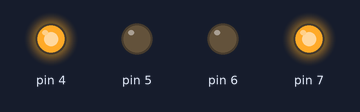
A sketch run on a simulated Arduino Uno, built with avr-gcc and run on an emulated ATmega328P. Parts: output pins drawn as LEDs (lit = HIGH).

Above: at 0.2 s.
At 3.2 s:
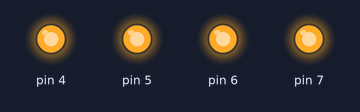
At 5.02 s:
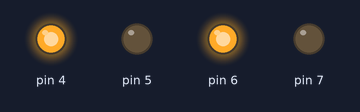
At 7.2 s:
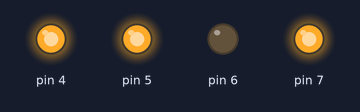
At 9.2 s:
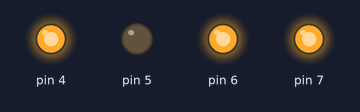
At 17.7 s:
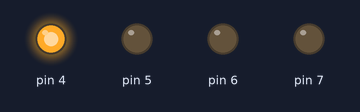
Timing chart, 0 to 18.4 s (numbered marks = the images above):
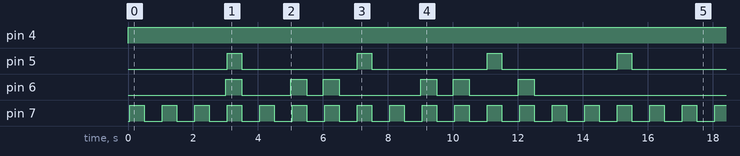

The sketch:

funcionamiento_74hc595_arduino1.ino
```cpp
// C++ code
//
void setup()
{
  for(int i=4;i<8;i++){
  	pinMode(i, OUTPUT);
  }
}
int binario[16]={0,0,0,1,0,1,1,0,0,1,1,0,1,0,0,0};
void loop()
{
  digitalWrite(4, LOW);
  digitalWrite(4, HIGH);
  digitalWrite(5, LOW);
  for(int i=0;i<16;i++){//debe recorrer todo el arreglo

    digitalWrite(5, LOW);
    if(binario[i]==1) digitalWrite(6, HIGH);
    else digitalWrite(6, LOW);
    delay(50);
    digitalWrite(7, HIGH);
    if((i+1)%4==0) digitalWrite(5, HIGH);//debe ser multiplo de la particion

    delay(450);
    digitalWrite(7, LOW);
    digitalWrite(5, LOW);
    digitalWrite(6, LOW);
    delay(500);

  }
}
```

Measured:
- by itself, pin 4: LOW → HIGH at 0.00 s
- by itself, pin 5: alternates HIGH for 0.45 s and LOW for 3.6 s
- by itself, pin 7: alternates HIGH for 0.45 s and LOW for 0.55 s
- by itself, pin 6: repeats every 16.0 s: LOW 1.5 s, HIGH 0.50 s, LOW 0.50 s, HIGH 0.50 s, LOW 2.5 s, HIGH 0.50 s, LOW 0.50 s, HIGH 0.50 s, LOW 1.5 s, HIGH 0.50 s, LOW 6.5 s, HIGH 0.50 s
